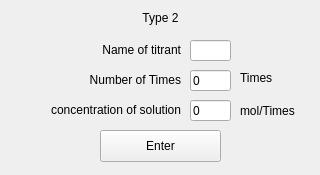
<?xml version="1.0" encoding="UTF-8"?>
<ui version="4.0">
 <class>Form</class>
 <widget class="QWidget" name="Form">
  <property name="geometry">
   <rect>
    <x>0</x>
    <y>0</y>
    <width>320</width>
    <height>175</height>
   </rect>
  </property>
  <property name="windowTitle">
   <string>Enter Type 2 Titrant</string>
  </property>
  <widget class="QLabel" name="solutionType">
   <property name="geometry">
    <rect>
     <x>20</x>
     <y>10</y>
     <width>281</width>
     <height>16</height>
    </rect>
   </property>
   <property name="text">
    <string>Type 2</string>
   </property>
   <property name="alignment">
    <set>Qt::AlignCenter</set>
   </property>
  </widget>
  <widget class="QLabel" name="label_2">
   <property name="geometry">
    <rect>
     <x>70</x>
     <y>70</y>
     <width>111</width>
     <height>20</height>
    </rect>
   </property>
   <property name="text">
    <string>Number of Times</string>
   </property>
   <property name="alignment">
    <set>Qt::AlignRight|Qt::AlignTrailing|Qt::AlignVCenter</set>
   </property>
  </widget>
  <widget class="QLineEdit" name="times">
   <property name="geometry">
    <rect>
     <x>190</x>
     <y>70</y>
     <width>41</width>
     <height>21</height>
    </rect>
   </property>
   <property name="text">
    <string>0</string>
   </property>
  </widget>
  <widget class="QLabel" name="label_4">
   <property name="geometry">
    <rect>
     <x>240</x>
     <y>70</y>
     <width>41</width>
     <height>16</height>
    </rect>
   </property>
   <property name="text">
    <string>Times</string>
   </property>
   <property name="alignment">
    <set>Qt::AlignLeading|Qt::AlignLeft|Qt::AlignVCenter</set>
   </property>
  </widget>
  <widget class="QPushButton" name="enterButton">
   <property name="geometry">
    <rect>
     <x>100</x>
     <y>130</y>
     <width>121</width>
     <height>32</height>
    </rect>
   </property>
   <property name="text">
    <string>Enter</string>
   </property>
  </widget>
  <widget class="QLineEdit" name="mol">
   <property name="geometry">
    <rect>
     <x>190</x>
     <y>100</y>
     <width>41</width>
     <height>21</height>
    </rect>
   </property>
   <property name="text">
    <string>0</string>
   </property>
  </widget>
  <widget class="QLabel" name="label_6">
   <property name="geometry">
    <rect>
     <x>240</x>
     <y>100</y>
     <width>71</width>
     <height>21</height>
    </rect>
   </property>
   <property name="text">
    <string>mol/Times</string>
   </property>
   <property name="alignment">
    <set>Qt::AlignLeading|Qt::AlignLeft|Qt::AlignVCenter</set>
   </property>
  </widget>
  <widget class="QLabel" name="label_7">
   <property name="geometry">
    <rect>
     <x>30</x>
     <y>100</y>
     <width>151</width>
     <height>20</height>
    </rect>
   </property>
   <property name="text">
    <string>concentration of solution</string>
   </property>
   <property name="alignment">
    <set>Qt::AlignRight|Qt::AlignTrailing|Qt::AlignVCenter</set>
   </property>
  </widget>
  <widget class="QLineEdit" name="name">
   <property name="geometry">
    <rect>
     <x>190</x>
     <y>40</y>
     <width>41</width>
     <height>21</height>
    </rect>
   </property>
   <property name="text">
    <string/>
   </property>
  </widget>
  <widget class="QLabel" name="label_9">
   <property name="geometry">
    <rect>
     <x>70</x>
     <y>40</y>
     <width>111</width>
     <height>20</height>
    </rect>
   </property>
   <property name="text">
    <string>Name of titrant</string>
   </property>
   <property name="alignment">
    <set>Qt::AlignRight|Qt::AlignTrailing|Qt::AlignVCenter</set>
   </property>
  </widget>
 </widget>
 <resources/>
 <connections/>
</ui>
